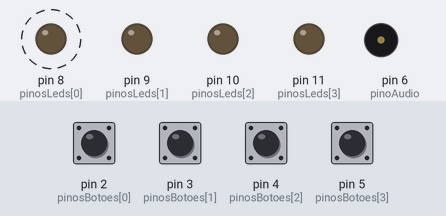
Bench run of a sketch on a simulated Arduino Uno, built with avr-gcc and run on an emulated ATmega328P. Parts: output pins drawn as LEDs (lit = HIGH), buzzer (waves = sounding). Dashed ring = blinking. The inputs (shaded band) are chosen by the test bench; at power-on: pin 2 (pinosBotoes[0]), pin 3 (pinosBotoes[1]), pin 4 (pinosBotoes[2]), pin 5 (pinosBotoes[3]) LOW. Random numbers use the default seed unless the sketch sets one.

Above: at 2.9 s.
3.0 s: pin 2 (pinosBotoes[0]) pulled HIGH for 0.15 s
At 4.8 s:
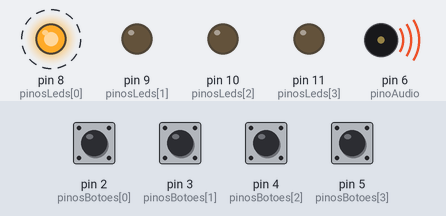
At 5.4 s:
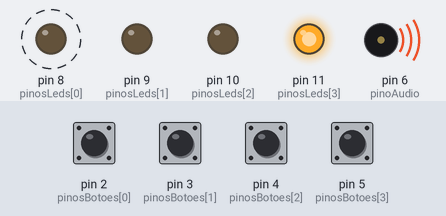
6.1 s: pin 3 (pinosBotoes[1]) pulled HIGH for 0.15 s
At 9.5 s:
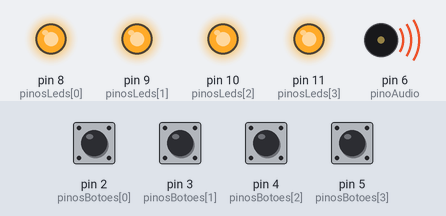
Timing chart, 0 to 12.6 s (numbered marks = the images above; inputs shaded):
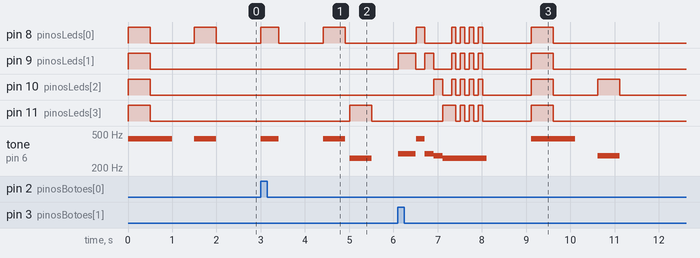

Measured:
- after the input at 3.0 s, pin 8 (pinosLeds[0]): alternates HIGH for 0.45 s and LOW for 1.0 s, starting at once; pin 11 (pinosLeds[3]): LOW → HIGH after 2.0 s, → LOW 0.50 s later; tone on pin 6 (pinoAudio): plays 440 Hz for 0.40 s, 440 Hz for 0.50 s, 261 Hz for 0.50 s, starting at once
- after the input at 6.1 s, pin 8 (pinosLeds[0]): goes HIGH 0.20 s, LOW 0.60 s, 3 × (HIGH 0.10 s, LOW 0.10 s), HIGH 0.10 s, LOW 1.1 s, HIGH 0.50 s, then LOW, starting after 0.41 s; pin 9 (pinosLeds[1]): LOW → HIGH at once, → LOW 0.40 s later, → HIGH 0.21 s later, → LOW 0.20 s later, … (14 changes in this stretch)
- by itself, pin 8 (pinosLeds[0]): alternates HIGH for 0.50 s and LOW for 1.0 s

The sketch:

GENIUS.ino
```cpp
#define NOTE_D4 261
#define NOTE_G4 277
#define NOTE_A4 294
#define NOTE_A5 440

//array para sortear som
int tons[4] = {NOTE_A5,NOTE_A4,NOTE_G4,NOTE_D4};
//SEQUENCIA
int sequencia[100] = {};
//rodada que o jogo se encontra
int rodada_atual = 0;
//passo dentro da sequencia,enquanto a seq eh reproduzida
int passo_atual = 0;
//pino de audio,leds , e botoes
int pinoAudio = 6;
int pinosLeds[4] = {8,9,10,11};
int pinosBotoes[4] = {2,3,4,5};

int botao_pressionado = 0;

int game_over = 0;

void setup()
{
  //definindo leds como saida
  for(int i;i <= 3;i++){
  pinMode(pinosLeds[i],OUTPUT);
  }

  //definindo botoes comno entrada
  for(int i = 0;i<=3;i++){
  pinMode(pinosBotoes[i],INPUT);
  }

  //dfinindo audio como saida
  pinMode(pinoAudio,OUTPUT);
  //inicialzando o random atraves de um analogRead
  randomSeed(analogRead(0));
 }


 void loop()
 {
   //se perdeu o jogo reinicializamos todas as variaveis
   if(game_over)
   {
     int sequencia[100] = {};
     rodada_atual = 0;
     passo_atual = 0;
     game_over = false;
   }

   //toca som de inicio na primeira rodada
   if(rodada_atual == 0)
   {
     tocarSomDeInicio();
     delay(500);
   }

   //chama funcao de proxima rodada
   proximaRodada();

   //reproduz seuquencia atual
   reproduzirSequencia();

   //aguarda os botoes serem pressionados
   aguardarJogador();

   delay(1000);
 }

   //Sorteia um novo item e adiciona na sequencia
   void proximaRodada()
   {
     int numero_sorteado = random(0,4);
     sequencia[rodada_atual++]= numero_sorteado;
   }

  //reproduz a sequencia para sr memorizada
    void reproduzirSequencia()
   {
     for(int i = 0;i<rodada_atual;i++){
     tone(pinoAudio,tons[sequencia[i]]);
     digitalWrite(pinosLeds[sequencia[i]],HIGH);
     delay(500);
     noTone(pinoAudio);
     digitalWrite(pinosLeds[sequencia[i]],LOW);
     delay(100);
     }
     noTone(pinoAudio);
   }

   //aguarda o jogador
   void aguardarJogador()
   {
     for(int i = 0;i<rodada_atual;i++){
     aguardaJogada();
     verificarJogada();
     if(game_over){
       break;
     }
     passo_atual++;

     }
     passo_atual = 0;
     }

     void aguardaJogada()
     {
       boolean jogada_efetuada = false;
       while(!jogada_efetuada){
       for(int i = 0;i<=3;i++){
       if(digitalRead(pinosBotoes[i])==HIGH){

         botao_pressionado = i;

         tone(pinoAudio,tons[i]);
         digitalWrite(pinosLeds[i],HIGH);
         delay(400);
         digitalWrite(pinosLeds[i],LOW);
         noTone(pinoAudio);

         jogada_efetuada = true;

       }
       }

       delay(10);

       }

     }

     void verificarJogada()
     {
       if(sequencia[passo_atual]!=botao_pressionado){
       //GAME OVER

       for(int i = 0;i<=3;i++){
       tone(pinoAudio,tons[i]);
       digitalWrite(pinosLeds[i],HIGH);
       delay(200);
       digitalWrite(pinosLeds[i],LOW);
       noTone(pinoAudio);

       }
       tone(pinoAudio,tons[3]);
       for(int i = 0;i <=3;i++){
       digitalWrite(pinosLeds[0],HIGH);
       digitalWrite(pinosLeds[1],HIGH);
       digitalWrite(pinosLeds[2],HIGH);
       digitalWrite(pinosLeds[3],HIGH);
       delay(100);
       digitalWrite(pinosLeds[0],LOW);
       digitalWrite(pinosLeds[1],LOW);
       digitalWrite(pinosLeds[2],LOW);
       digitalWrite(pinosLeds[3],LOW);
       delay(100);
       }
       noTone(pinoAudio);

       game_over = true;
       }
       }

       void tocarSomDeInicio()
       {
         tone(pinoAudio,tons[0]);
            digitalWrite(pinosLeds[0],HIGH);
       digitalWrite(pinosLeds[1],HIGH);
       digitalWrite(pinosLeds[2],HIGH);
       digitalWrite(pinosLeds[3],HIGH);
       delay(500);
       digitalWrite(pinosLeds[0],LOW);
       digitalWrite(pinosLeds[1],LOW);
       digitalWrite(pinosLeds[2],LOW);
       digitalWrite(pinosLeds[3],LOW);
       delay(500);
       noTone(pinoAudio);
       }
```
